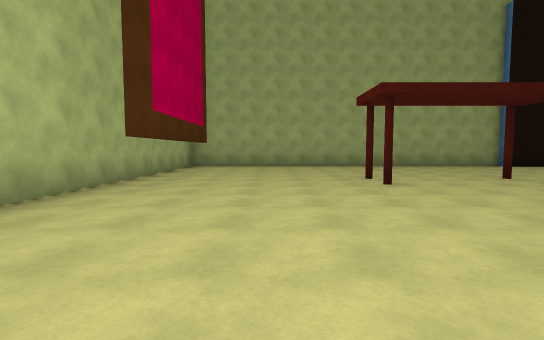
view 1 (above)

17 first-person views from a walk through a Unity game level. The camera is 1.4 m above the floor, tilts 4° down and sees 85° across. The floor is counted in squares, 2.76 m on a side. Each view is taken from the middle of a square. On the plan, view 1 faces up. The plan holds only what a view shows up to about 9 squares ahead; the rest is blank. The player character is not drawn. Some animated figures are left out.

view 2
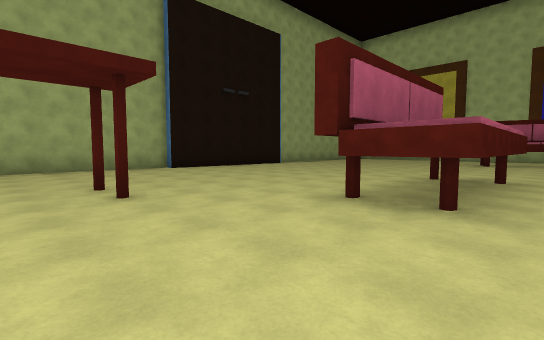

view 3
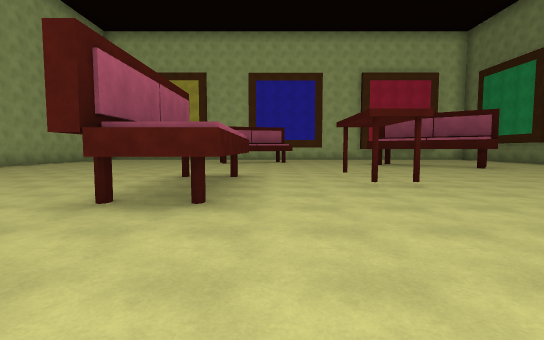

view 4
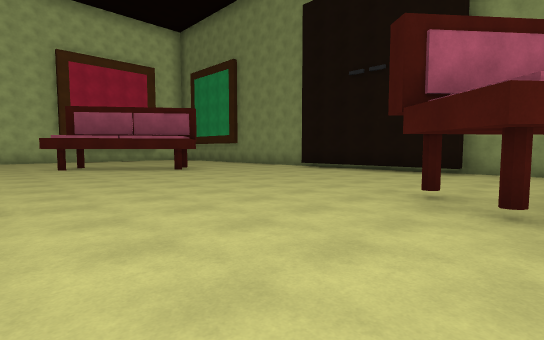

view 5
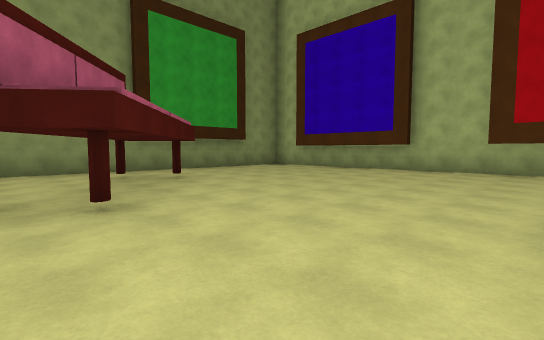

view 6
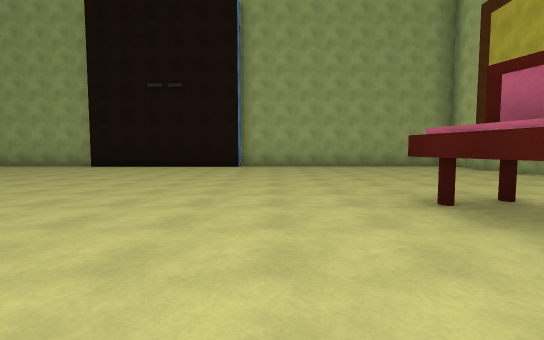

view 7
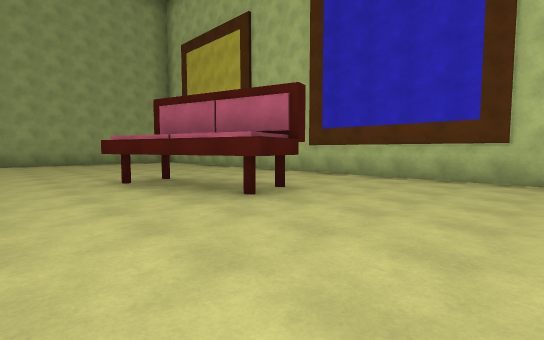

view 8
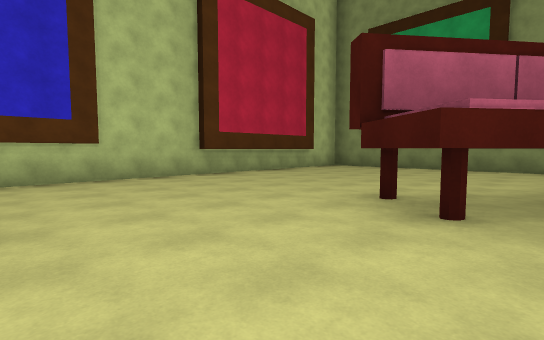

view 9
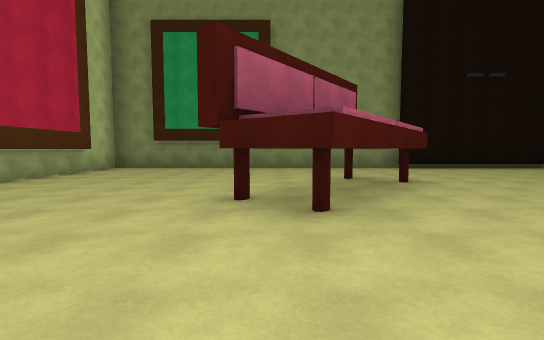

view 10
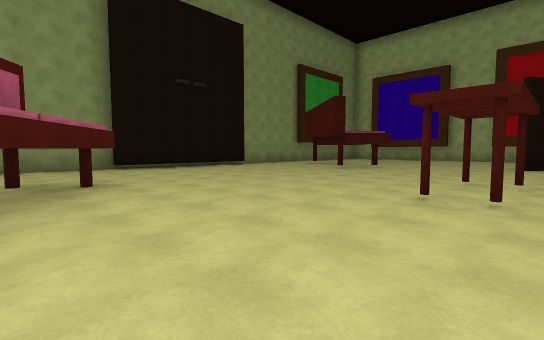

view 11
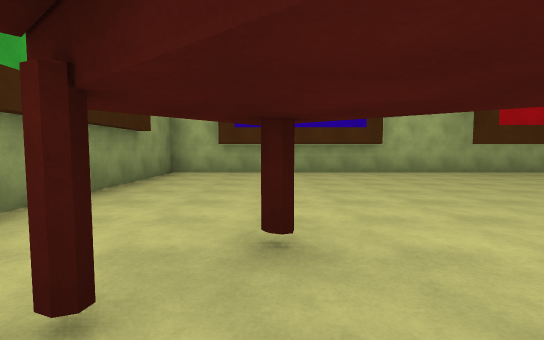

view 12
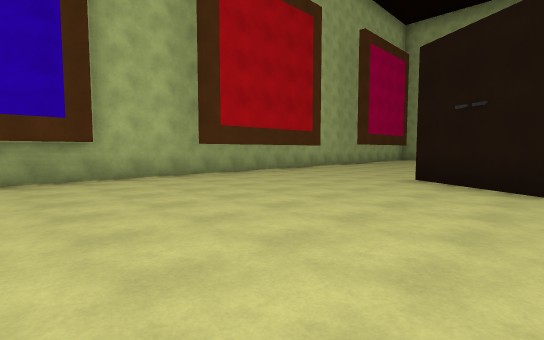

view 13
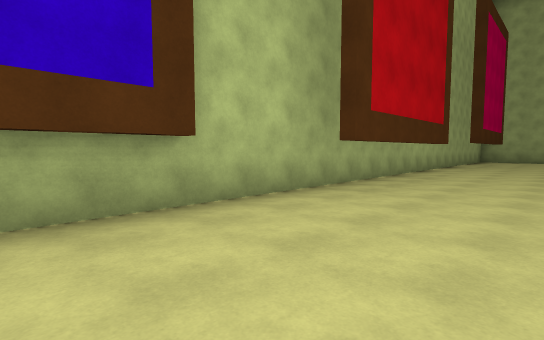

view 14
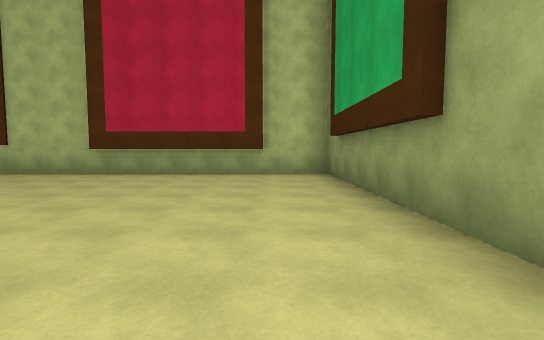

view 15
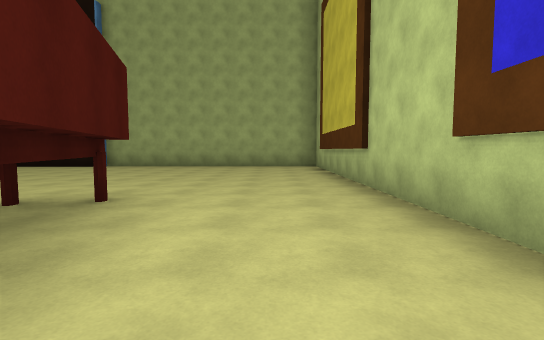

view 16
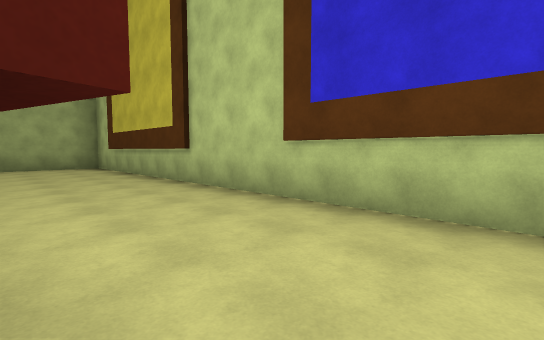

view 17
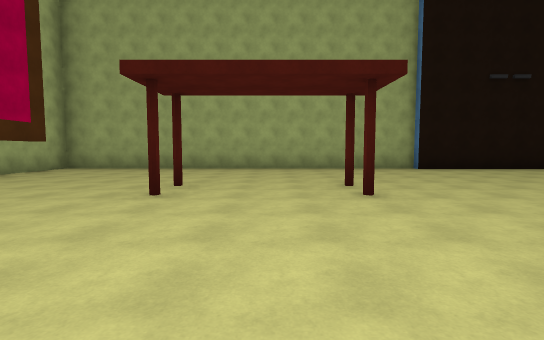

### Floor plan
Points are (right, up) in squares from view 1. A wall is a line through its corners. A room is listed if a view was taken in it or the views show most of it. See-through windows are left out.
Room 1 (views 1, 2, 3, 4, 5, 6, 7, 8, 9, 10, 11, 12, 13, 14, 15, 16, 17)
walls: (8.9, 1.4) (5.5, 1.4) (5.5, 2.6); (2.9, -0.8) (1.1, 0.2); (10.5, -4.8) (12.6, -2.1) (13.5, -2.8); (2.5, -0.4) (3, -0.7); (14.2, 3.2) (14.8, 1.3); (14.5, 3.2) (15.1, 1); (15.3, 0.6) (14.1, 0.2) (13.3, 3); (5.5, -7.8) (9.6, -7.8); (6.9, 8.8) (-2.4, 8.8) (-2.4, -8.2) (17.3, -8.2) (17.3, 8.8) (11, 8.8); (11.1, 8.6) (6.8, 8.6); (-1.7, 1.5) (-1.7, -2.1); (17.1, -6.9) (17.1, -3.3)

Where each view was taken, in squares from view 1:
view 1: 0 up, 0 right, facing up
view 2: 1 up, 3 right, facing up-right
view 3: 1 up, 3 right, facing right
view 4: 1 down, 4 right, facing down-right
view 5: 1 down, 5 right, facing down-left
view 6: 0 up, 12 right, facing up
view 7: 2 down, 12 right, facing up-right
view 8: 0 up, 12 right, facing down-right
view 9: 0 up, 13 right, facing down
view 10: 0 up, 12 right, facing down-left
view 11: 6 down, 4 right, facing left
view 12: 5 down, 3 right, facing up-left
view 13: 5 down, 0 right, facing up-left
view 14: 7 down, 11 right, facing right
view 15: 0 up, 16 right, facing up
view 16: 0 up, 15 right, facing up-right
view 17: 1 up, 3 right, facing up
